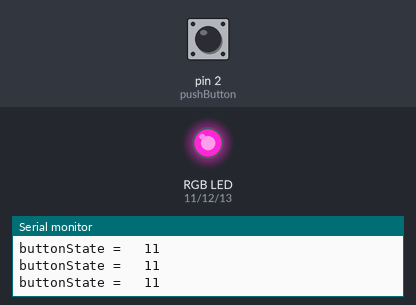
Bench run of a sketch on a simulated Arduino Uno, built with avr-gcc and run on an emulated ATmega328P. Shown: an RGB LED mixed from three pins (HIGH = lit), the last lines printed to the serial monitor. The test bench sets the inputs (shaded band); at power-on: pin 2 (pushButton) HIGH.

Above: at 1.2 s.
1.3 s: pin 2 (pushButton) pulled LOW for 0.15 s
At 1.41 s:
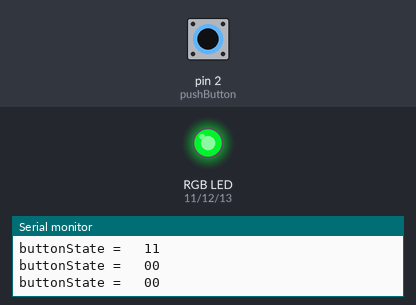
3.0 s: pin 2 (pushButton) pulled LOW for 1 s
At 4.05 s:
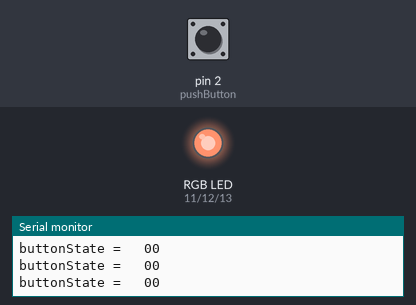
6.0 s: pin 2 (pushButton) pulled LOW for 0.15 s
At 6.6 s:
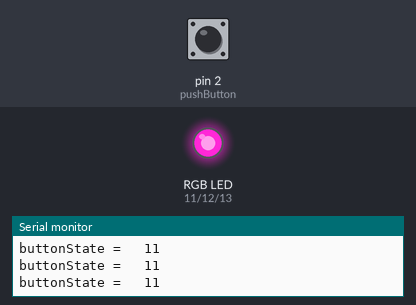
7.7 s: pin 2 (pushButton) pulled LOW for 0.15 s
At 7.89 s:
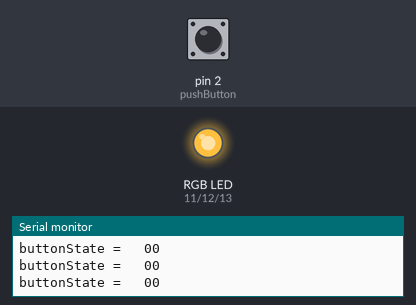
Timing chart, 0 to 10.4 s (numbered marks = the images above; inputs shaded):
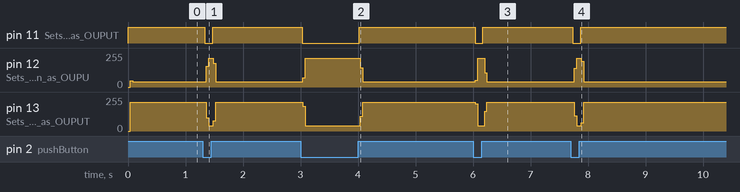

The sketch:

PushButtonControlRGB.ino
```cpp
//THEME: DIGITAL PULLUP

//The goal is that when not pressedd, LED is RED+GREEN, when pressed BLUE+RED

int pushButton = 2;                  //sets pin 2 as PB

void setup() {

// put your setup code here, to run once:

Serial.begin(9600);                   //initialise serial communication at 9600 bits per second

pinMode(pushButton, INPUT_PULLUP);   // make pushbutton pin an input

pinMode (13, OUTPUT);                //Sets pin 13 blue as OUPUT

pinMode (12, OUTPUT);                //Sets pin 12 Green as OUPUT

pinMode (11, OUTPUT);                //Sets pin 11 Red as OUPUT

}


void loop() {

  // put your main code here, to run repeatedly:

int buttonState = digitalRead(pushButton);       // read the input pin

Serial.print("buttonState = ");                    // print out the state of button

Serial.print("\t");                              //creates an indent

Serial.print(buttonState);                       //prints button state on new line

digitalWrite(13, !buttonState);                  //pin13 B set OFF

digitalWrite(12, buttonState);                   //pin12 G

digitalWrite(11, buttonState);                   //pin11 R

delay(1);                                       //wait

Serial.println(buttonState);                    //Print state of button

digitalWrite(13, buttonState);                  //pin13 B

digitalWrite(12, !buttonState);                 //pin12 G set OFF

digitalWrite(11, buttonState);                  //pin11 R

}

 
```

Measured:
- after the input at 1.3 s, pin 11 (Sets_pin_11_Red_as_OUPUT): HIGH → LOW at once, → HIGH 0.14 s later; pin 12 (Sets_pin_12_Green_as_OUPU): 40/255 → 215/255 after 0.06 s, → 40/255 0.12 s later; pin 13 (Sets_pin_13_blue_as_OUPUT): 214/255 → 40/255 after 0.06 s, → 215/255 0.12 s later
- after the input at 3.0 s, pin 11 (Sets_pin_11_Red_as_OUPUT): HIGH → LOW at once, → HIGH 0.99 s later; pin 12 (Sets_pin_12_Green_as_OUPU): 40/255 → 215/255 at once, → 40/255 1.0 s later; pin 13 (Sets_pin_13_blue_as_OUPUT): 215/255 → 40/255 at once, → 215/255 1.0 s later
- after the input at 6.0 s, pin 11 (Sets_pin_11_Red_as_OUPUT): HIGH → LOW at once, → HIGH 0.14 s later; pin 12 (Sets_pin_12_Green_as_OUPU): 40/255 → 215/255 at once, → 40/255 0.16 s later; pin 13 (Sets_pin_13_blue_as_OUPUT): 215/255 → 40/255 at once, → 215/255 0.16 s later
- after the input at 7.7 s, pin 11 (Sets_pin_11_Red_as_OUPUT): HIGH → LOW at once, → HIGH 0.14 s later; pin 12 (Sets_pin_12_Green_as_OUPU): 40/255 → 215/255 after 0.06 s, → 40/255 0.12 s later; pin 13 (Sets_pin_13_blue_as_OUPUT): 215/255 → 40/255 after 0.06 s, → 215/255 0.12 s later
